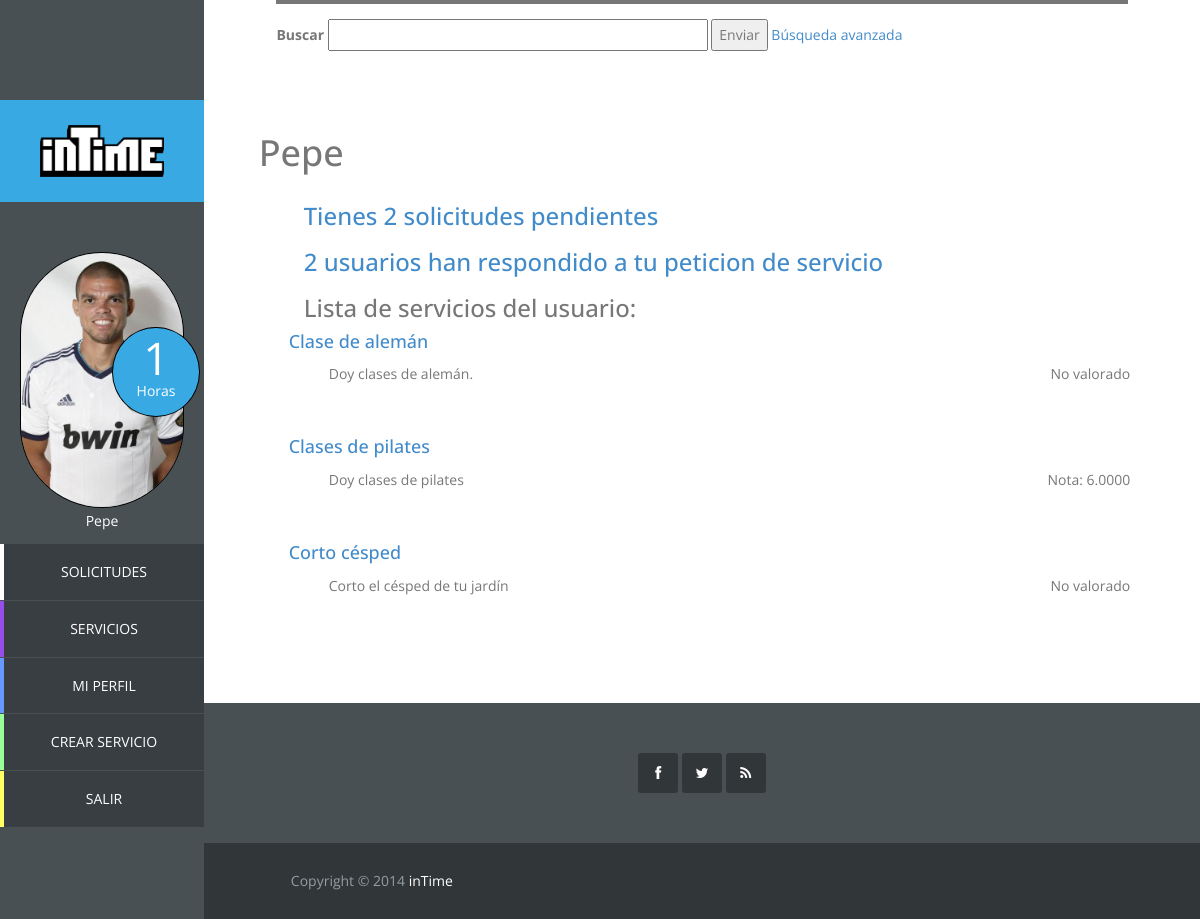
The app's page /vista/perfil_usuario.php (signed in) with its own data.
### tables this page shows
CREATE TABLE IF NOT EXISTS `usuario` (
  `id_usuario` int(11) NOT NULL AUTO_INCREMENT,
  `correo` varchar(40) NOT NULL,
  `nombre` varchar(20) NOT NULL,
  `apellidos` varchar(40) NOT NULL,
  `direccion` varchar(80) NOT NULL,
  `horas_usuario` int(11) NOT NULL,
  `foto_usuario` varchar(20) DEFAULT NULL,
  `pass` char(128) NOT NULL,
  `salt` char(128) NOT NULL,
  PRIMARY KEY (`id_usuario`),
  UNIQUE KEY `correo` (`correo`)
);

CREATE TABLE IF NOT EXISTS `servicio` (
  `id_servicio` int(11) NOT NULL AUTO_INCREMENT,
  `id_usuario` int(11) NOT NULL,
  `id_categoria` int(11) NOT NULL,
  `nombre_servicio` varchar(50) NOT NULL,
  `descripcion` varchar(1000) DEFAULT NULL,
  `horas` int(11) NOT NULL,
  `foto_servicio` blob,
  PRIMARY KEY (`id_servicio`),
  KEY `id_usuario` (`id_usuario`),
  KEY `id_categoria` (`id_categoria`)
);

### modelo/usuario.php (called while the page is built, shortened)
<?php
	class Usuario {
		private $id;
		private $nombre;
		private $horas;
		private $foto;
		public function __construct($id, $correo, $nombre, $apellidos, $direccion, $horas, $foto, $pass, $salt) {
			$this->id = $id;
			$this->nombre = $nombre;
			$this->horas = $horas;
			$this->foto = $foto;
		}
		public function getId(){
			return $this->id;
		}
		public function getNombre(){
			return $this->nombre;
		}
		public function getHoras(){
			return $this->horas;
		}
		public function getFoto(){
			return $this->foto;
		}
	}

### controlador/op_base_datos.php (called while the page is built, shortened)
<?php
class Mysql{
	protected $host="localhost";
	protected $user="root";
    protected $clave="";
    protected $bd="intime";
    protected $conexion;
	protected function conectar(){
        $this->conexion=mysqli_connect($this->host,$this->user,$this->clave);
        mysqli_select_db($this->conexion, $this->bd);
		$this->conexion->set_charset("utf8");
    }
	protected function escapaBd(&$args) {
		$numElems = count($args);
		for($i=0; $i < $numElems; $i++){
			$args[$i] = mysqli_real_escape_string($this->conexion, $args[$i]);
		}
	}
}

### controlador/op_base_datos_usuario.php (called while the page is built, shortened)
<?php
require_once '../controlador/op_base_datos.php';
class MysqlUsuario extends Mysql {
	public function conseguirUsuarioById($id){
		$pst = $this->conexion->prepare("select * from usuario where id_usuario = ?");
		$pst->bind_param("s", $id);
		$pst->execute();
		$pst->bind_result($id_usuario, $correo, $nombre, $apellidos, $direccion, $horas, $foto, $pass, $salt);
		$usuario = NULL;
		if($pst->fetch()){
			$usuario = new Usuario($id_usuario, $correo, $nombre, $apellidos, $direccion, $horas, $foto, $pass, $salt);
		}
		return $usuario;
	}
	public function conseguirSolicitudesRecibidasNoVistas($id_usuario){
		$args = array($id_usuario);
		$pst = $this->conexion->prepare("SELECT solicitud.id_solicitud, solicitud.id_usuario, solicitud.id_servicio, solicitud.estado,
			solicitud.fecha, solicitud.comentario, solicitud.vista FROM solicitud join servicio where servicio.id_usuario = ?
			and solicitud.id_servicio = servicio.id_servicio and solicitud.vista = 0 order by solicitud.fecha DESC");
		$pst->bind_param("i", $args[0]);
		$pst->execute();
		$pst->bind_result($id_solicitud, $id_usuario, $id_servicio, $estado, $fecha, $comentario, $vista);
		$resultado = NULL;
		while($pst->fetch()){
			$resultado[] = new Solicitud($id_solicitud, $id_usuario, $id_servicio, $estado, $fecha, $comentario, $vista);
		}
		return $resultado;
	}
}

### controlador/op_base_datos_servicio.php (called while the page is built, shortened)
<?php
require_once '../controlador/op_base_datos.php';
require_once '../modelo/servicio.php';
class MysqlServicio extends Mysql {
	 public function notamedia($idservicio){
		$pst=$this->conexion->prepare("SELECT avg(nota) from valoracion_servicio,servicio where servicio.id_servicio=? and servicio.id_servicio=valoracion_servicio.id_servicio");
		$pst->bind_param("s",$idservicio);
		$pst->execute();
		$pst->bind_result($nota);
		return $nota;
	}
	public function conseguirServiciosByUserId($id){
		$pst = $this->conexion->prepare("select * from servicio where id_usuario = ?");
		$pst->bind_param("i", $id);
		$pst->execute();
		$pst->bind_result($id_servicio, $id_usuario, $id_categoria, $nombre, $descripcion, $horas, $foto);
		$resultado = NULL;
		while($pst->fetch()){
			$resultado[] = new Servicio($id_servicio, $id_usuario, $id_categoria, $nombre, $descripcion, $horas, $foto);
		}
		return $resultado;
	}
}

### modelo/servicio.php (called while the page is built, shortened)
<?php
class Servicio {
	public $id_servicio,
		   $id_usuario,
		   $id_categoria,
		   $nombre,
		   $descripcion,
		   $horas,
		   $foto;
	public function __construct($id_servicio, $id_usuario, $id_categoria, $nombre, $descripcion, $horas, $foto) {
	    $this->id_servicio = $id_servicio;
	    $this->nombre = $nombre;
	    $this->descripcion = $descripcion;
	}
	public function getIdServicio(){
		return $this->id_servicio;
	}
	public function getNombre(){
		return $this->nombre;
	}
	public function getDescripcion() {
		return $this->descripcion;
	}
}

### vista/perfil_usuario.php (the view, shortened to what this page needs)
<?php
	require_once '../controlador/op_base_datos_usuario.php';
	require_once '../controlador/op_base_datos_servicio.php';
	require_once '../modelo/usuario.php';
	require_once '../modelo/servicio.php';
?>
<!DOCTYPE html>
<html lang="es">
	<head>
		<link rel="stylesheet" href="css/bootstrap.min.css">
		<link rel="stylesheet" href="css/font-awesome.min.css">
		<link rel="stylesheet" href="css/templatemo_misc.css">
		<link rel="stylesheet" href="css/templatemo_style.css">
	</head>
<?php
	$usuario = $_SESSION['usuario'];
	$BDD = new MysqlUsuario();
	$resultadoSolicitudes = $BDD->conseguirSolicitudesRecibidasNoVistas($_SESSION["usuario"]->getId());
	$num_solicitudes = count($resultadoSolicitudes);
	$BDD = new MysqlServicio();
	$servicios = $BDD->conseguirServiciosByUserId($usuario->getId());
?>
	<body>
		<?php include "sidebar.php"
		?>
		<div id="main-content">
			<div id="templatemo">
				<div class="section-content">
					<div class="row">
						<div class="col-md-12">
							<div class="section-title">
								<div class="buscador">
									<form method="post" action="busqueda.php" accept-charset="utf-8">
										<label>Buscar</label>
										<input type="text" name="nombrebusq" size="50">
										<button type="submit" name="submit">
											Enviar
										</button>
										<a href="busqueda.php">Búsqueda avanzada</a>
									</form>
								</div>
							</div>
						</div>
						<h1><?php echo $usuario->getNombre()." ".$usuario->getApellidos(); ?></h1>
					</div>
					<div class="cuerpo">
						<h3 id="solicitud">
						<?php
							if($num_solicitudes == 0){
						?>
								<?php echo "No tienes ninguna solicitud pendiente"?>
						<?php
							}else if($num_solicitudes == 1){
						?>
								<a href="solicitudes.php"><?php echo "Tienes ".$num_solicitudes." solicitud pendiente"?></a>
						<?php
							}else {
						?>
								<a href="solicitudes.php"><?php echo "Tienes ".$num_solicitudes." solicitudes pendientes"?></a>
						<?php
							}
						?>
						</h3>
						<h3><a>2 usuarios han respondido a tu peticion de servicio</a></h3>
						<div class="lista-serv">
							<h3>Lista de servicios del usuario:</h3>
							<?php
								if(isset($servicios)){
									foreach($servicios as $servicio){
							?>
										<div class="servicio-ej">
											<?php
												echo '<a href="servicio.php?id_servicio='.$servicio->getIdServicio().'"><h4>'.$servicio->getNombre().'</h4></a>';
											?>
											<div class="serv-nota">
											<?php
												$nota = $BDD->notamedia($servicio->getIdServicio());
												if (!empty($nota))
													echo"<p>Nota: ".$nota."</p>";
												else
													echo"<p>No valorado</p>";
											?>
											</div>
											<div class="serv-desc">
											<?php
												echo"<p>".$servicio->getDescripcion()."</p>";
											?>
											</div>
										</div>
							<?php
									}
								}
							?>
						</div>
					</div>
				</div>
			</div>
			<?php include 'footer.php'
			?>
		</div>
	</body>
</html>

### vista/sidebar.php (shortened to what this page needs)
<?php
$dir = $_SERVER["REQUEST_URI"];
$array = split("/", $dir);
$n = count($array);
?>
	<div id="main-sidebar">
		<?php
		if($array[$n-1] == "index.php" || $array[$n-1] == ""){
		?>
		<div class="logo">
			<a href="index.php"><img src="vista/images/logo.png"/></a>
		</div>
		<ul class="main-menu">
			<li class="services">
				<a href='vistamostrar_servicios.php'>servicios</a>
			</li>
			<li class="about">
				<a href="vista/sobrenosotros.php">sobre nosotros</a>
			</li>
			<li class="contact">
				<a href="vista/contacto.php">contacto</a>
			</li>
		</ul>
		<?php
		}else {
			require_once '../controlador/op_base_datos_usuario.php';
			if(isset($_SESSION['login_usuario']) && $_SESSION['login_usuario']){
				$user = $_SESSION['usuario'];
				$baseDatos = new MysqlUsuario();
				$user = $baseDatos->conseguirUsuarioById($user->getId());
		?>
				<div class="logo">
					<a href="perfil_usuario.php">
						<img src="images/logo.png"/>
					</a>
				</div>
				<div class="navigation-log-in">
					<ul class="main-menu">
						<div class="circle-text">
							<div class="contador">
									<?php echo $user->getHoras() ?>
							</div>
							<p>Horas</p>
						</div>
						<?php
							if($user->getFoto() == NULL){
								echo "<a href='perfil_usuario.php'><img src='images/usuario/user_defect.png'></a>";
							}else{
						?>
								<a href='perfil_usuario.php'><img src='<?php echo "images/usuario/".$user->getFoto() ?>'></a>
						<?php
							}
						?>
						<p>
							<?php echo $user->getNombre() ?>
						</p>
						<li class="requests">
							<a href="solicitudes.php">Solicitudes</a>
						</li>
						<li class="services">
							<a href="mostrar_servicios.php">servicios</a>
						</li>
						<li class="profile">
							<a href="perfil.php?id_usuario=<?php echo $user->getId() ?>">Mi Perfil</a>
						</li>
						<li class="new-job">
							<a href="crearservicio.php">Crear Servicio</a>
						</li>
						<li class="log-out">
							<a href="../controlador/logout.php">Salir</a>
						</li>
					</ul>
				</div>
		<?php
			}else if(isset($_SESSION['login_admin']) && $_SESSION['login_admin']) {
		?>
				<div class="logo">
					<a href="perfil_admin.php"><img src="images/logo.png"/></a>
				</div>
				<div class="navigation-log-in">
					<ul class="main-menu">
						<div class="circle-text">
							<div class="contador">-</div>
							<p>Horas</p>
						</div>
						<img src="images/admin.jpg" >
						<li class="user-list">
							<a href="usuariosadmin.php">Lista Usuarios</a>
						</li>
						<li class="service-list">
							<a href="serviciosadmin.php">Lista Servicios</a>
						</li>
						<li class="log-out">
							<a href="../controlador/logout.php">Salir</a>
						</li>
					</ul>
				</div>
		<?php
			}
		?>
		<?php
		}
		?>
	</div>

### vista/css/templatemo_style.css (style rules this page uses)
.main-menu, .responsive-menu ul, .social-member, .progess-bars, .first-footer .social-footer ul { padding: 0%; margin: 0%; list-style: none; }
body { font: 14px/1.85em 'Open Sans', Arial, Helvetice Neue, sans-serif; color: #777777; font-weight: 300px; font-style: normal; -webkit-font-smoothing: antialiased; -webkit-text-size-adjust: 100%; }
a, a:hover, a:focus { text-decoration: none; -webkit-transition: all 150ms ease-in; -moz-transition: all 150ms ease-in; -o-transition: all 150ms ease-in; transition: all 150ms ease-in; }
h1, h2, h3, h4, h5, h6 { font-family: 'Open Sans', Arial, Helvetice Neue, sans-serif; }
*, *:before, *:after { -moz-box-sizing: border-box; -webkit-box-sizing: border-box; box-sizing: border-box; }
#main-content, .full-width-slider { width: 83%; }
.section-content { padding: 0 7%; margin-bottom: 100px; height: 200%; }
.section-title { border-top: 4px solid; margin-bottom: 80px; }
div.buscador { position: relative; width: 78%; margin-top: 15px; }
#main-sidebar { position: fixed; float: left; width: 17%; height: 100%; background-color: #495054; color: white; margin-right: 0px; overflow: auto; }
.logo { margin-top: 100px; background-color: #38a9e3; padding: 25px 40px; }
.logo a { color: white; }
.logo a img { width: 100%; height: 100%; }
.main-menu { text-align: center; }
.main-menu li { margin-bottom: 1px; }
.main-menu li a { color: white; text-transform: uppercase; display: block; border-left: 4px solid; padding: 15px 30px; background-color: #383e41; -webkit-transition: all 150ms ease-in; -moz-transition: all 150ms ease-in; -o-transition: all 150ms ease-in; transition: all 150ms ease-in; }
li.services a { border-color: #974dea; }
li.profile a { border-color: #6699FF; }
li.new-job a { border-color: #99FF99; }
li.log-out a { border-color: #FFFF66; }
.navigation-log-in { padding-top: 50px; }
.navigation-log-in img { border: 1px solid black; border-radius:120px; width: 80%; }
#main-content { float: left; width: 83%; height: 100%; margin-left: 17%; overflow: hidden; }
.lista h3,h4 { padding-left:10px; }
.cuerpo { padding-left: 5px; min-height: 400px; }
.perfil h1,h3 { padding-left:25px; }
.serv-nota { float:right; }
.serv-desc { padding-left:50px; }
.servicio-ej { margin-bottom:50px; }
.circle-text { position: absolute; width: 43%; margin-left: 55%; margin-top: 37%; }
.circle-text:after { content: ""; display: block; width: 100%; height:0; padding-bottom: 100%; background: #38a9e3; -moz-border-radius: 50%; -webkit-border-radius: 50%; border-radius: 50%; border: 1px solid black; }
.circle-text p { position: absolute; float: left; width: 100%; padding-top: 73%; line-height: 1em; margin-top: -0.5em; text-align: center; color: white; }
.circle-text div { position: absolute; width: 100%; padding-top: 35%; line-height: 1em; margin-top: -0.5em; text-align: center; color: white; font-size: 45px; }

### records on screen
usuario: horas_usuario "1", foto_usuario (picture), nombre "Pepe"
servicio: nombre_servicio "Clase de alemán", shows "No valorado", descripcion "Doy clases de alemán."
servicio: nombre_servicio "Clases de pilates", nota "6.0000", descripcion "Doy clases de pilates"
servicio: nombre_servicio "Corto césped", shows "No valorado", descripcion "Corto el césped de tu jardín"

### other values on screen
$num_solicitudes "2"
